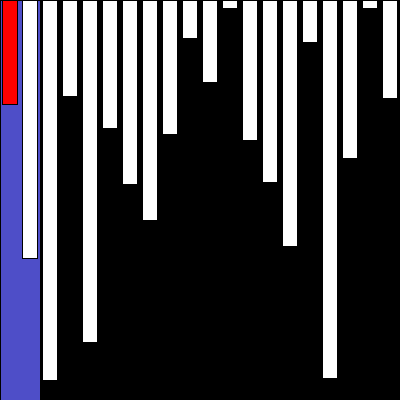
Frame 1 (no input)
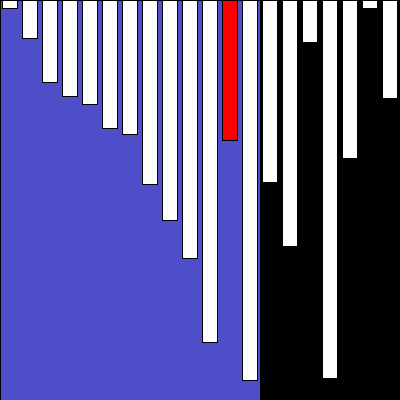
Frame 60 (the mouse pressed at the canvas centre just before this capture)
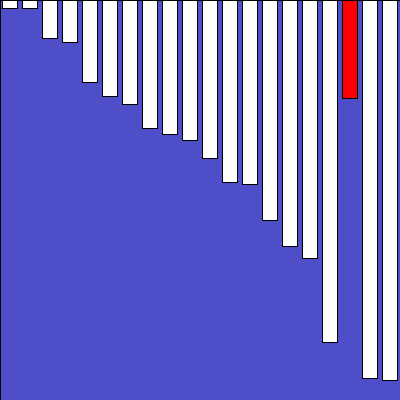
Frame 120 (the mouse held since frame 60 and released just before this capture)

The Processing sketch that drew these frames (run headless with seeded random() and noise(); from frame 60 on, the mouse is pressed at the canvas centre):

// Processing sketch: processing_96686
// ── processing_96686.pde

ArrayList<Integer> a;
int i = 1;
boolean set = false;
int j,b;

void setup(){
  size(400,400);
  a = new ArrayList<Integer>(20);
  for(int i = 0; i < 20; i++){
    a.add((int)random(1,200));
  }
}

void draw(){
  if(i < a.size()){
    if(!set){
      j = i;
      b = a.get(i);
      set = true;
    }
    if((j > 0) && (a.get(j-1) > b)){
      a.set(j,a.get(j-1));
      j--;
      a.set(j,b);
    } else {
      i++;
      set = false;
    }
    background(0);
    fill(100,100,255,200);
    rect(0,0,(i+1)*20,400);
    fill(255);
    for(int k = 0; k < a.size(); k++){
      rect(k*20 + 2.5, 0, 15, a.get(k)*2);
    }
    fill(255,0,0);
    rect(j*20 + 2.5, 0, 15, a.get(j)*2);
    for(int t = 0; t < 191000000; t++);
  } else {
    noLoop();
  }
}
